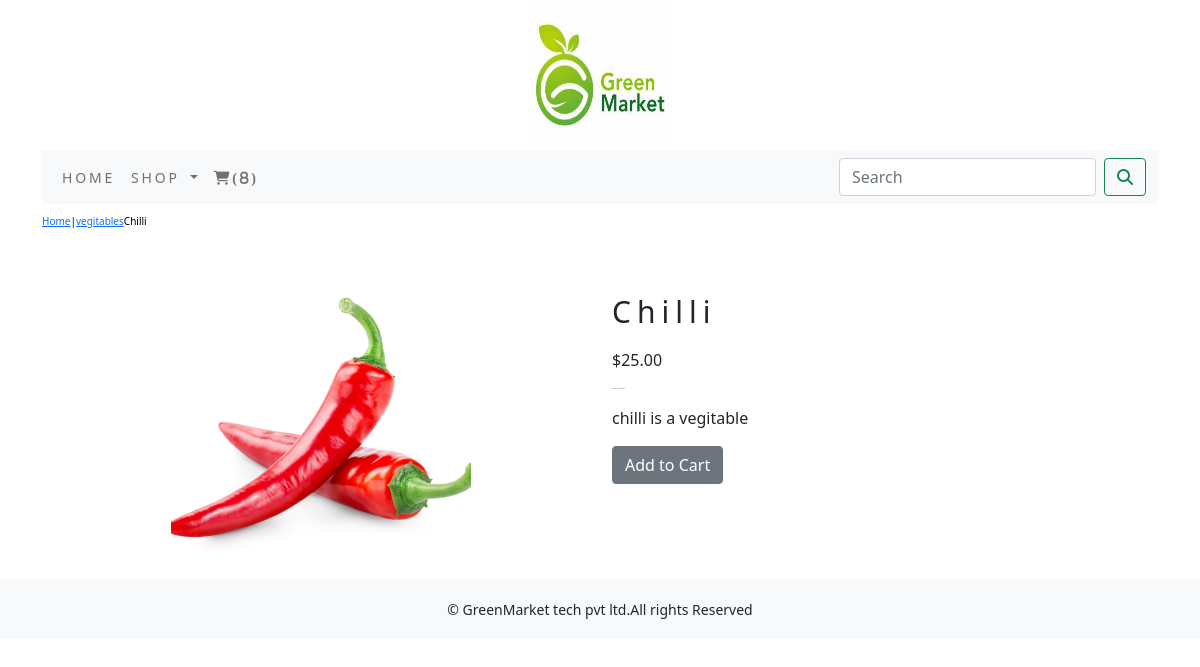
The page /shop3/vegitables/chilli/ on the database its author committed.
### shop3/models.py (models this page shows, shortened)
class Product(models.Model):
    name=models.CharField(max_length=250,unique=True)
    slug=models.SlugField(max_length=250,unique=True)
    description=models.TextField(blank=True)
    price=models.DecimalField(max_digits=10,decimal_places=2)
    category=models.ForeignKey(Category,on_delete=models.CASCADE)
    image=models.ImageField(upload_to='product',blank=True)
    stock=models.IntegerField()
    available=models.BooleanField(default=True)
    created=models.DateTimeField(auto_now_add=True)
    updated=models.DateTimeField(auto_now=True)
    class Meta:
        ordering=('name',)
        verbose_name='product'
        verbose_name_plural='products'
    def product():
        return None

class Category(models.Model):
    name=models.CharField(max_length=250,unique=True)
    slug=models.SlugField(max_length=250,unique=True)
    description=models.TextField(blank=True)
    image=models.ImageField(upload_to='category',blank=True)
    class Meta:
        ordering=('name',)
        verbose_name='category'
        verbose_name_plural='categories'
    def get_url (self):
        return reverse('shop3:products_by_category',args=[self.slug])
    def __str__(self):
        return '{}'.format(self.name)

### shop3/views.py (the view)
# urls.py: path('<slug:c_slug>/<slug:product_slug>/',views.proDetail, name='prodCatdetail'),
def proDetail(request,c_slug,product_slug):
    try:
        product=Product.objects.get(category__slug=c_slug,slug=product_slug)
    except Exception as e:
        raise e
    return render(request,'product.html',{'product':product})

### cart/context_processors.py (called while the page is built)
def counter(request):
    item_count=0
    if 'admin' in request.path:
        return {}
    else:
        try:
            cart=Cart.objects.filter(cart_id=_cart_id(request))
            cart_items=CartItem.objects.all().filter(cart=cart[:1])
            for cart_item in cart_items:
               item_count += cart_item.quantity
        except Cart.DoesNotExist:
            item_count=0
    return dict(item_count=item_count)

### cart/views.py (called while the page is built)
def _cart_id(request):
    cart=request.session.session_key
    if not cart:
        cart=request.session.create()
        return cart

### shop3/context_processors.py (called while the page is built)
def menu_links(request):
    links=Category.objects.all()
    return dict(links=links)

### templates/product.html (shortened to what this page needs)
{% extends 'base.html' %}
{% load static %}
{% block content %}
<div class="row my_prod_row_class">
    <div class="mx_auto">
        <p><a href="{% url 'shop3:allProdCat' %}">Home</a>|<a href="{{product.category.get_url}}">{{product.category}}</a>{{product.name}} </p>
    </div>
</div>
<div class="container">
<br>
<div class="row">
    <div class="col-12 col-sm-12 col-md-12 col-lg-6 text-center">
        <div style="min-width:18rem">
            <img src="{{product.image.url}}" alt="{{product.name}}" style="width:300px;height:300px;">
        </div>
    </div>
        <div class="col-12 col-sm-12 col-md-12 col-lg-6">
        <div>
            <h1 class="my_prod_title">{{product.name}}</h1>
            <p>${{product.price}}</p>
            <p class="my_title">Product Description</p>
            <p class="text-justify my_prod_text">{{product.description}}</p>
            {% if product.stock <= 0 %}
            <p class="text-justify my_prod_text"><b>Out of Stock</b></p>
            {% else %}
            <a class="btn btn-secondary" href="{% url 'cart:add_cart' product.id %}">Add to Cart</a>
            {% endif %}
        </div>
    </div>
</div>
</div>
{% endblock %}

### static/css/custom.css (style rules this page uses)
body { font-family: 'Roboto', sans-serif; }
.my_title { font-size:1px; text_transform:uppercase; letter-spacing:.2em; }
.my_prod_row_class { padding-top:10px; padding-bottom:10px; }
.my_prod_row_class .mx_auto { color:#000; font-size:10px; text-decoration:none; }
.my_prod_title { font-size:30px; letter-transform:uppercase; letter-spacing:.2em; padding-top:15px; padding-bottom:10px; }
.my_prod_text { padding-right:20px; }

### rows shown on the page
Product: category "vegitables", name "Chilli", image (picture), price "25.00", description "chilli is a vegitable"

### other values the page prints
{{ item_count }} "8"
